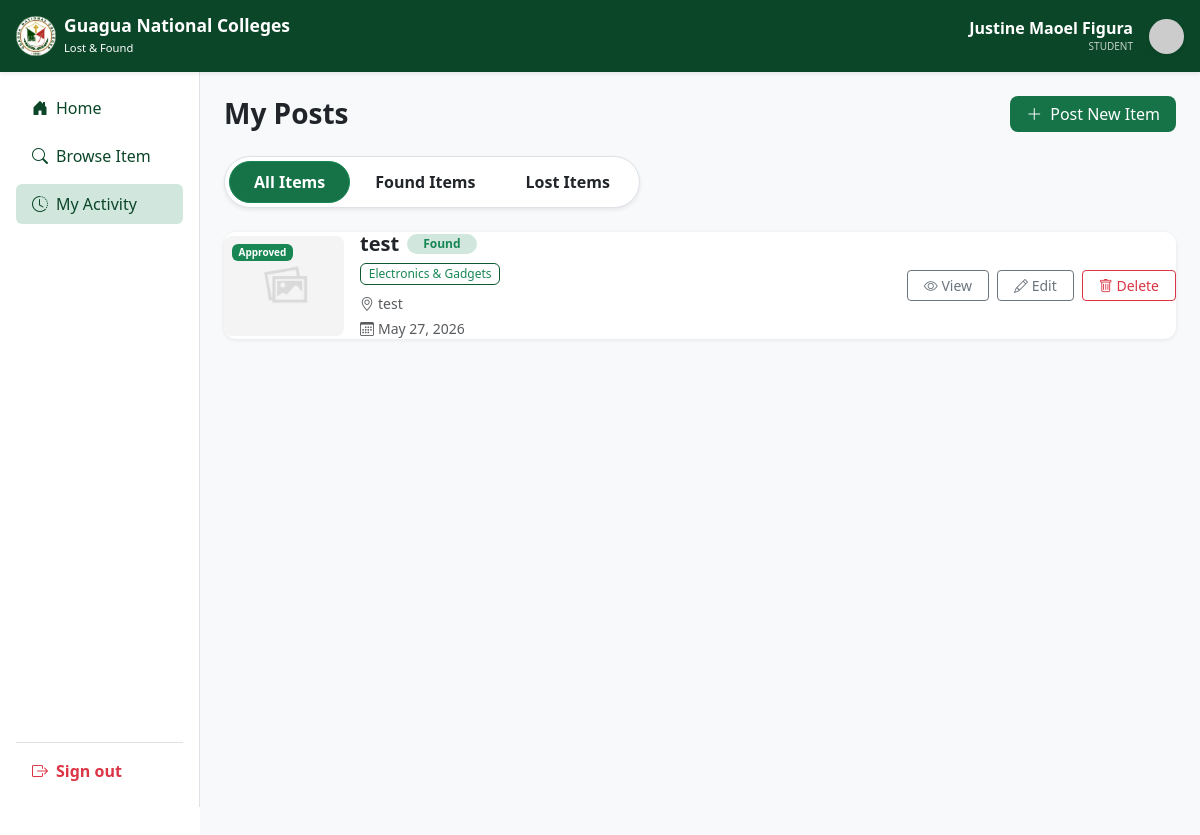
Page /my-activity.php (signed in) on the earlier database version.
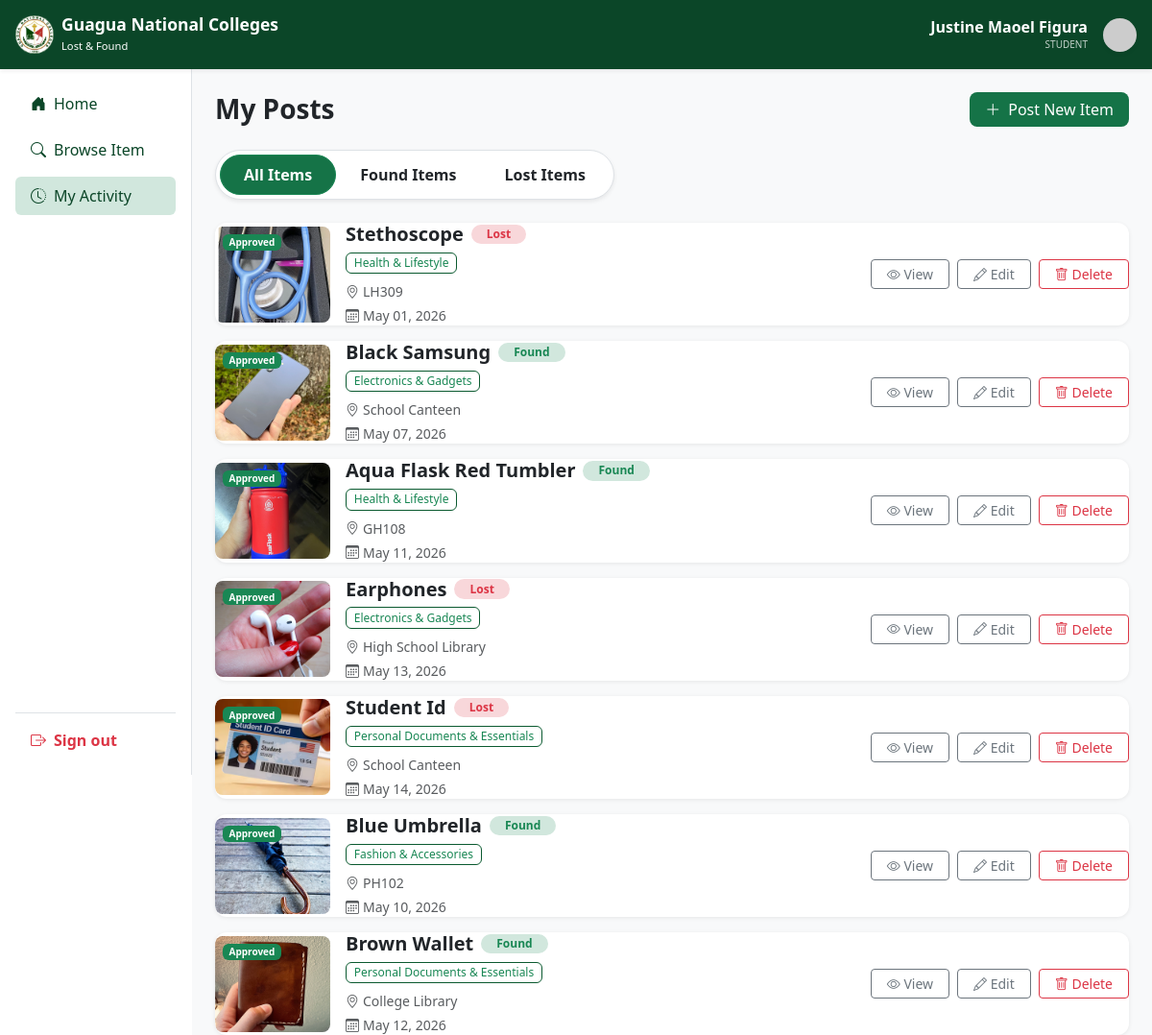
Same page on the later database version.
### tables this page shows
CREATE TABLE `items` (
  `id` int(11) NOT NULL,
  `user_id` int(11) NOT NULL,
  `category_id` int(11) NOT NULL,
  `item_name` varchar(255) NOT NULL,
  `location_text` varchar(255) NOT NULL,
  `description` text NOT NULL,
  `notes` text DEFAULT NULL,
  `item_img` varchar(255) DEFAULT NULL,
  `time_last_seen` time DEFAULT NULL,
  `status` varchar(50) NOT NULL DEFAULT 'available',
  `post_type` enum('Lost','Found') NOT NULL,
  `upload_status` enum('approved','pending','rejected') DEFAULT 'pending',
  `item_resolved_status` enum('resolved','not resolved') DEFAULT 'not resolved',
  `contact_email` varchar(150) DEFAULT NULL,
  `contact_phone` varchar(50) NOT NULL,
  `contact_num` varchar(20) DEFAULT NULL,
  `date_reported` date NOT NULL,
  `created_at` timestamp NOT NULL DEFAULT current_timestamp(),
  `submitted_to_office` tinyint(1) DEFAULT 0
);

CREATE TABLE `categories` (
  `id` int(11) NOT NULL,
  `category_name` varchar(100) NOT NULL
);

### my-activity.php (the view, shortened to what the changed rows need)
<?php
require_once __DIR__ . '/includes/db.php';
$user_id   = $_SESSION['user_id'];
$firstName = $_SESSION['first_name'] ?? 'User';
$lastName  = $_SESSION['last_name']  ?? '';
$fullName  = trim($firstName . " " . $lastName);
$role      = $_SESSION['role'] ?? 'student';
$stmt = $pdo->prepare("
    SELECT items.*, categories.category_name
    FROM items
    LEFT JOIN categories ON items.category_id = categories.id
    WHERE items.user_id = ?
    ORDER BY items.created_at DESC
");
$stmt->execute([$user_id]);
$items      = $stmt->fetchAll();
$item_count = count($items);
?>
<!DOCTYPE html>
<html lang="en">
<head>
    <link href="https://cdn.jsdelivr.net/npm/bootstrap@5.3.3/dist/css/bootstrap.min.css" rel="stylesheet">
    <link rel="stylesheet" href="https://cdn.jsdelivr.net/npm/bootstrap-icons@1.11.3/font/bootstrap-icons.min.css">
    <link rel="stylesheet" href="assets/css/my-activity-style.css">
</head>
<body>
<div class="container-fluid">
    <div class="row">
        <main class="col-md-9 ms-sm-auto col-lg-10 px-md-4 bg-light min-vh-100">
            <div class="row g-3">
                <?php if ($item_count > 0): ?>
                    <?php foreach ($items as $row):
                        $img = !empty($row['item_img']) ? "uploads/" . $row['item_img'] : "assets/images/placeholder-image.jpg";
                        $uploadStatus = $row['upload_status'] ?? 'pending';
                        $badgeClass = $uploadStatus === 'approved' ? 'bg-success' : ($uploadStatus === 'rejected' ? 'bg-danger' : 'bg-warning text-dark');
                    ?>
                        <div class="col-12">
                            <div class="col-12 item-card <?= strtolower($row['post_type']) ?>">
                                <div class="d-flex align-items-center">
                                    <div class="rounded-3 overflow-hidden me-3 position-relative flex-shrink-0" style="width: 120px; height: 100px;">
                                        <img loading="lazy" src="<?= $img ?>"
                                             class="w-100 h-100 object-fit-cover"
                                             alt="<?= htmlspecialchars($row['item_name']) ?>"
                                             onerror="this.onerror=null; this.src='assets/images/placeholder-image.jpg'">
                                        <span class="badge position-absolute top-0 start-0 m-2 <?= $badgeClass ?>" style="font-size: 10px;">
                                            <?= ucfirst($uploadStatus) ?>
                                        </span>
                                    </div>
                                    <div class="flex-grow-1">
                                        <div class="d-flex align-items-center gap-2 mb-1">
                                            <h5 class="fw-bold mb-0"><?= htmlspecialchars($row['item_name']) ?></h5>
                                            <?php if (!empty($row['post_type'])): ?>
                                                <span class="badge rounded-pill <?= strtolower($row['post_type']) === 'found' ? 'bg-success-subtle text-success' : 'bg-danger-subtle text-danger' ?> px-3">
                                                    <?= ucfirst($row['post_type']) ?>
                                                </span>
                                            <?php endif; ?>
                                        </div>
                                        <div class="mb-2">
                                            <span class="badge border text-success fw-normal" style="border-color: #0b5a30 !important;">
                                                <?= htmlspecialchars($row['category_name'] ?? 'General') ?>
                                            </span>
                                        </div>
                                        <div class="d-flex flex-column gap-1 text-muted small">
                                            <span><i class="bi bi-geo-alt me-1"></i><?= htmlspecialchars($row['location_text']) ?></span>
                                            <span><i class="bi bi-calendar3 me-1"></i><?= date('M d, Y', strtotime($row['date_reported'] ?? 'now')) ?></span>
                                        </div>
                                    </div>
                                    <div class="d-flex gap-2 flex-shrink-0">
                                        <button type="button" class="btn btn-outline-secondary btn-sm px-3"
                                            data-bs-toggle="modal" data-bs-target="#viewItemModal"
                                            data-name="<?= htmlspecialchars($row['item_name']) ?>"
                                            data-type="<?= $row['post_type'] ?>"
                                            data-category="<?= htmlspecialchars($row['category_name'] ?? 'General') ?>"
                                            data-location="<?= htmlspecialchars($row['location_text']) ?>"
                                            data-date="<?= date('M d, Y', strtotime($row['date_reported'])) ?>"
                                            data-time="<?= date('h:i A', strtotime($row['date_reported'])) ?>"
                                            data-desc="<?= htmlspecialchars($row['description'] ?? '') ?>"
                                            data-img="<?= $img ?>"
                                            data-user="<?= htmlspecialchars($fullName) ?>"
                                            data-role="<?= htmlspecialchars($role) ?>"
                                            data-email="<?= htmlspecialchars($row['contact_email'] ?? 'Not provided') ?>"
                                            data-phone="<?= htmlspecialchars($row['contact_num'] ?? 'Not provided') ?>"
                                            data-submitted-to-office="<?= !empty($row['submitted_to_office']) ? 'true' : 'false' ?>">
                                            <i class="bi bi-eye"></i> View
                                        </button>
                                        <button type="button" class="btn btn-outline-secondary btn-sm px-3 btn-edit-trigger"
                                            data-bs-toggle="modal" data-bs-target="#editItemModal"
                                            data-id="<?= $row['id'] ?>"
                                            data-name="<?= htmlspecialchars($row['item_name']) ?>"
                                            data-type="<?= $row['post_type'] ?>"
                                            data-category="<?= $row['category_id'] ?>"
                                            data-location="<?= htmlspecialchars($row['location_text']) ?>"
                                            data-date="<?= date('Y-m-d', strtotime($row['date_reported'])) ?>"
                                            data-time="<?= date('H:i', strtotime($row['date_reported'])) ?>"
                                            data-desc="<?= htmlspecialchars($row['description'] ?? '') ?>"
                                            data-notes="<?= htmlspecialchars($row['notes'] ?? '') ?>"
                                            data-img="<?= $img ?>"
                                            data-email="<?= htmlspecialchars($row['contact_email'] ?? '') ?>"
                                            data-phone="<?= htmlspecialchars($row['contact_num'] ?? '') ?>"
                                            data-submitted-to-office="<?= !empty($row['submitted_to_office']) ? 'true' : 'false' ?>">
                                            <i class="bi bi-pencil"></i> Edit
                                        </button>
                                        <form action="actions/delete.php" method="POST" class="d-inline"
                                              onsubmit="return confirm('Are you sure you want to delete this item?');">
                                            <button type="submit" class="btn btn-outline-danger btn-sm px-3">
                                                <i class="bi bi-trash"></i> Delete
                                            </button>
                                        </form>
                                    </div>
                                </div>
                            </div>
                        </div>
                    <?php endforeach; ?>
                <?php endif; ?>
            </div>
        </main>
    </div>
</div>
</body>
</html>

Differences in the rows shown:
removed items: item_name (placeholder picture), upload_status "Approved", item_name "test", post_type "Found", category.category_name "Electronics & Gadgets", location_text "test", date_reported "May 27, 2026"
added items: item_img (picture), upload_status "Approved", item_name "Stethoscope", post_type "Lost", category.category_name "Health & Lifestyle", location_text "LH309", date_reported "May 01, 2026"
added items: item_img (picture), upload_status "Approved", item_name "Black Samsung", post_type "Found", category.category_name "Electronics & Gadgets", location_text "School Canteen", date_reported "May 07, 2026"
added items: item_img (picture), upload_status "Approved", item_name "Aqua Flask Red Tumbler", post_type "Found", category.category_name "Health & Lifestyle", location_text "GH108", date_reported "May 11, 2026"
added items: item_img (picture), upload_status "Approved", item_name "Earphones", post_type "Lost", category.category_name "Electronics & Gadgets", location_text "High School Library", date_reported "May 13, 2026"
added items: item_img (picture), upload_status "Approved", item_name "Student Id", post_type "Lost", category.category_name "Personal Documents & Essentials", location_text "School Canteen", date_reported "May 14, 2026"
added items: item_img (picture), upload_status "Approved", item_name "Blue Umbrella", post_type "Found", category.category_name "Fashion & Accessories", location_text "PH102", date_reported "May 10, 2026"
added items: item_img (picture), upload_status "Approved", item_name "Brown Wallet", post_type "Found", category.category_name "Personal Documents & Essentials", location_text "College Library", date_reported "May 12, 2026"
